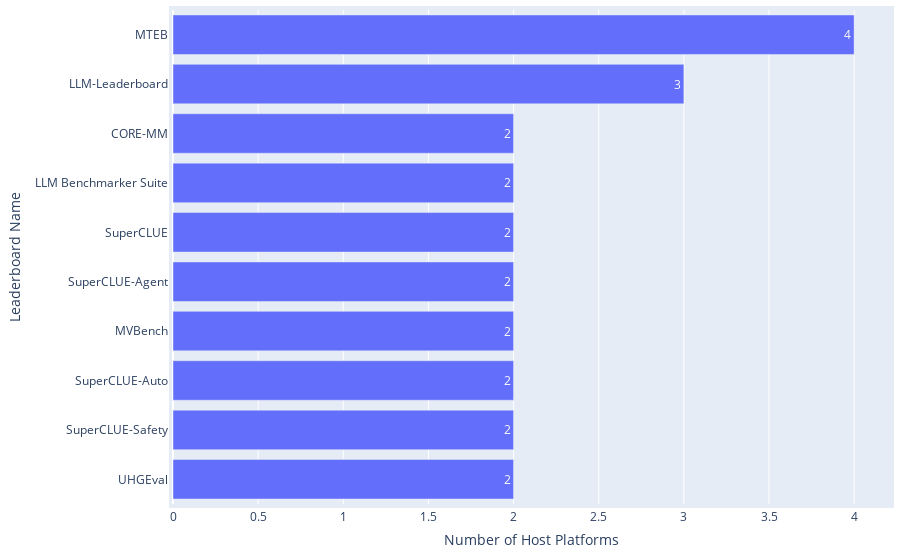

The code cell stored with this chart in its notebook:
### Code cell
df = pd.read_csv(path_rq1 / 'Leaderboard_processed.csv')

statistics = {
    'Property': 'Distribution of Host Platforms across Leaderboards',
    'Mean': round(np.mean(df['#Host platform']), 2),
    'Median': np.median(df['#Host platform']),
    'Mode': stats.mode(df['#Host platform'])[0],
    'Standard Deviation': round(np.std(df['#Host platform']), 2),
}
df_statistics = pd.read_csv(path_rq1 / 'leaderboard_statistics.csv')
if statistics['Property'] in df_statistics['Property'].values:
    # If the id exists, update the row
    df_statistics = df_statistics[df_statistics['Property'] != statistics['Property']]  # Remove the old row
    df_statistics = pd.concat([df_statistics, pd.DataFrame([statistics])], ignore_index=True)  # Insert the new row
else:
    # If the id does not exist, insert the new row
    df_statistics = pd.concat([df_statistics, pd.DataFrame([statistics])], ignore_index=True)
df_statistics.sort_values(by='Property', inplace=True)
df_statistics.to_csv(path_rq1 / 'leaderboard_statistics.csv', index=False)

df_top = df.drop_duplicates(subset=['Leaderboard name']).sort_values(by='#Host platform', ascending=False).head(10)
print(f"{df_top['Leaderboard name'].iloc[0]} supports the highest number of host platforms up to {int(df_top['#Host platform'].iloc[0])}.")

fig = go.Figure(go.Bar(
        x=df_top['#Host platform'],  # Values for the bar lengths
        y=df_top['Leaderboard name'],  # Categories for each bar
        orientation='h',  # Sets the bars to be horizontal
        text=df_top['#Host platform'],  # Adds the values as text on each bar
        textposition='auto'  # Automatically positions the text on the bars
))
fig.update_layout(
        xaxis_title='Number of Host Platforms',
        yaxis_title='Leaderboard Name',
        yaxis_autorange='reversed'  # This line makes the bars go top-down
)
# Update the layout for a tighter look
fig.update_layout(
    autosize=True,
    margin=dict(
        l=10,  # Left margin
        r=10,  # Right margin
        b=10,  # Bottom margin
        t=10,  # Top margin
        pad=4  # Padding between the plot and the margin
    )
)
fig.show()

### Figure 1 — Plotly figure (JSON) as saved in the notebook; plotly's stock layout.template omitted (floating-point values rounded to 4 significant figures)
{"data": [{"orientation": "h", "text": [4, 3, 2, 2, 2, 2, 2, 2, 2, 2], "textposition": "auto", "type": "bar", "x": [4, 3, 2, 2, 2, 2, 2, 2, 2, 2], "y": ["MTEB", "LLM-Leaderboard", "CORE-MM", "LLM Benchmarker Suite", "SuperCLUE", "SuperCLUE-Agent", "MVBench", "SuperCLUE-Auto", "SuperCLUE-Safety", "UHGEval"]}], "layout": {"autosize": true, "margin": {"b": 10, "l": 10, "pad": 4, "r": 10, "t": 10}, "xaxis": {"title": {"text": "Number of Host Platforms"}}, "yaxis": {"autorange": "reversed", "title": {"text": "Leaderboard Name"}}}}
